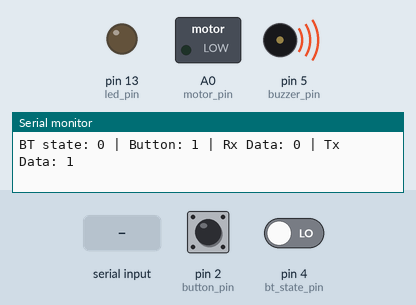
Simulated run of this sketch. Board: Arduino Uno, built with avr-gcc and run on an emulated ATmega328P. On the bench: switched loads named in the sketch (green lamp = pin HIGH), output pins drawn as LEDs (lit = HIGH), buzzer (waves = sounding, pin HIGH), the last lines printed to the serial monitor. Dashed ring = blinking. The test bench sets the inputs (shaded band); at power-on: pin 4 (bt_state_pin) LOW, pin 2 (button_pin) HIGH.

Above: at 1.7 s.
1.8 s: pin 4 (bt_state_pin) driven HIGH
At 2.11 s:
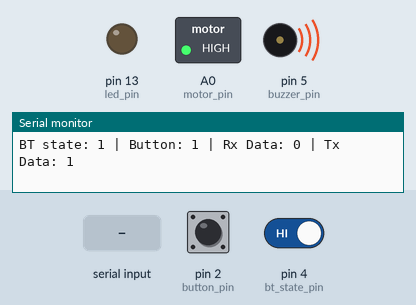
3.7 s: "0" received over the second serial link
At 4.9 s:
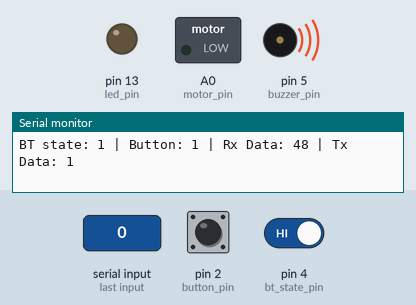
6.7 s: "1" received over the second serial link
At 7.1 s:
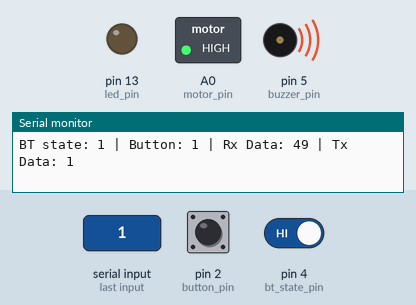
9.7 s: pin 2 (button_pin) pulled LOW for 0.15 s
At 11.0 s:
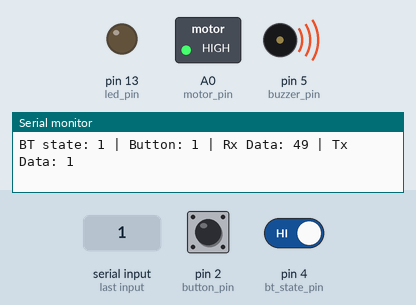
11.3 s: pin 2 (button_pin) pulled LOW for 3.2 s
At 11.7 s:
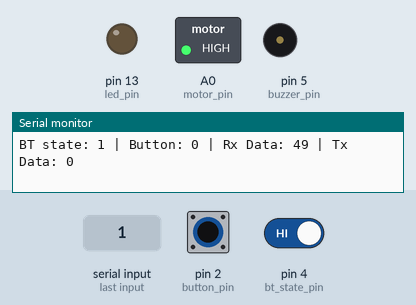
17.5 s: pin 4 (bt_state_pin) driven LOW
At 18.7 s:
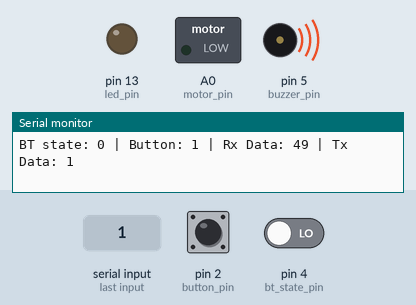
Timing chart, 0 to 20.5 s (numbered marks = the images above; inputs shaded):
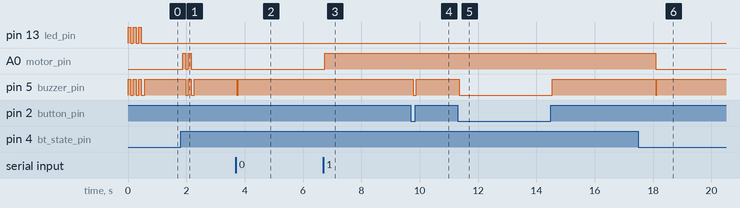

Measured:
- after the input at 1.8 s, A0 (motor_pin): alternates HIGH for 0.10 s and LOW for 0.08 s, 4 changes in all, then stays LOW, starting after 0.08 s; pin 5 (buzzer_pin): alternates HIGH for 0.10 s and LOW for 0.10 s, 4 changes in all, then stays HIGH, starting after 0.18 s
- after the input at 3.7 s, pin 5 (buzzer_pin): HIGH → LOW at once, → HIGH 0.05 s later
- after the input at 6.7 s, A0 (motor_pin): LOW → HIGH after 0.05 s
- after the input at 9.7 s, pin 5 (buzzer_pin): HIGH → LOW after 0.08 s, → HIGH 0.11 s later
- after the input at 11.3 s, pin 5 (buzzer_pin): HIGH → LOW after 0.05 s, → HIGH 3.2 s later
- after the input at 17.5 s, A0 (motor_pin): HIGH → LOW after 0.59 s; pin 5 (buzzer_pin): HIGH → LOW after 0.59 s, → HIGH 0.03 s later
- by itself, pin 5 (buzzer_pin): alternates HIGH for 0.10 s and LOW for 0.08 s, 6 changes in all, then stays HIGH

The sketch:

control_unit.ino
```cpp
#include <SoftwareSerial.h>

bool developer_mode   = 1;    // make it 0 for normal mode
int debouncing_delay  = 30;   // in milli seconds

int motor_pin     = A0;
int buzzer_pin    = 5;
int bt_state_pin  = 4;
int button_pin    = 2;
int led_pin       = 13;

bool button_state     = 0;
bool bluetooth_state  = 0;

int data                = 0;
bool data_send          = 0;
bool bt_connected_flag  = 0;

SoftwareSerial btSerial(12, 11); // RX, TX

void setup()
{
  Serial.begin(9600);
  btSerial.begin(9600);

  pinMode(motor_pin,    OUTPUT);
  pinMode(buzzer_pin,   OUTPUT);
  pinMode(bt_state_pin, INPUT);
  pinMode(button_pin,   INPUT_PULLUP);
  pinMode(led_pin,      OUTPUT);


//  while (!Serial)
//  {
//    ; // wait for serial port to connect. Needed for native USB port only
//  }


  for(int i=0;i<3;i++)  // Boot successful
  {
    digitalWrite(buzzer_pin,HIGH);
    digitalWrite(led_pin,HIGH);
    delay(100);
    digitalWrite(buzzer_pin,LOW);
    digitalWrite(led_pin,LOW);
    delay(80);
  }

}

void loop()
{
  read_sensors();

  send_data();

  receive_data();

  if(developer_mode)
  {
    serial_feedback();
  }

  bt_connection_status_feedback();
}


void read_sensors()
{
  bluetooth_state = digitalRead(bt_state_pin);
  button_state    = digitalRead(button_pin);
}


void send_data()
{
  if(button_state == HIGH)
  {
    delay(debouncing_delay);
    data_send = 1;

    btSerial.write('a');

    if(developer_mode)
    {
      digitalWrite(buzzer_pin,HIGH);
    }

  }
  else
  {
    delay(debouncing_delay);

    data_send = 0;

    btSerial.write('z');

    if(developer_mode)
    {
      digitalWrite(buzzer_pin,LOW);
    }

  }
}


void receive_data()
{
  if (btSerial.available()>0)
  {
    data = btSerial.read();

    if(data == '0')
    {
      digitalWrite(buzzer_pin,LOW);
      digitalWrite(motor_pin,LOW);
    }
    if(data == '1')
    {
      digitalWrite(motor_pin,HIGH);
    }

    if(data == '2')
    {
     digitalWrite(buzzer_pin,HIGH);
    }
  }
}


void bt_connection_status_feedback()
{
  if(bluetooth_state == 1 && bt_connected_flag == 0)
  {
    for(int i=0;i<2;i++)
    {
      digitalWrite(buzzer_pin,HIGH);
      digitalWrite(motor_pin,HIGH);
      delay(100);
      digitalWrite(buzzer_pin,LOW);
      digitalWrite(motor_pin,LOW);
      delay(80);
    }

    bt_connected_flag = 1;
  }

  if(bluetooth_state == 0 && bt_connected_flag == 1)
  {
      digitalWrite(buzzer_pin,HIGH);
      digitalWrite(motor_pin,HIGH);
      delay(500);
      digitalWrite(buzzer_pin,LOW);
      digitalWrite(motor_pin,LOW);


    bt_connected_flag = 0;
  }
}

void serial_feedback()
{
  Serial.print("BT state: ");
  Serial.print(bluetooth_state);
  Serial.print(" | Button: ");
  Serial.print(button_state);

  Serial.print(" | Rx Data: ");
  Serial.print(data);

  Serial.print(" | Tx Data: ");
  Serial.println(data_send);
}
```
